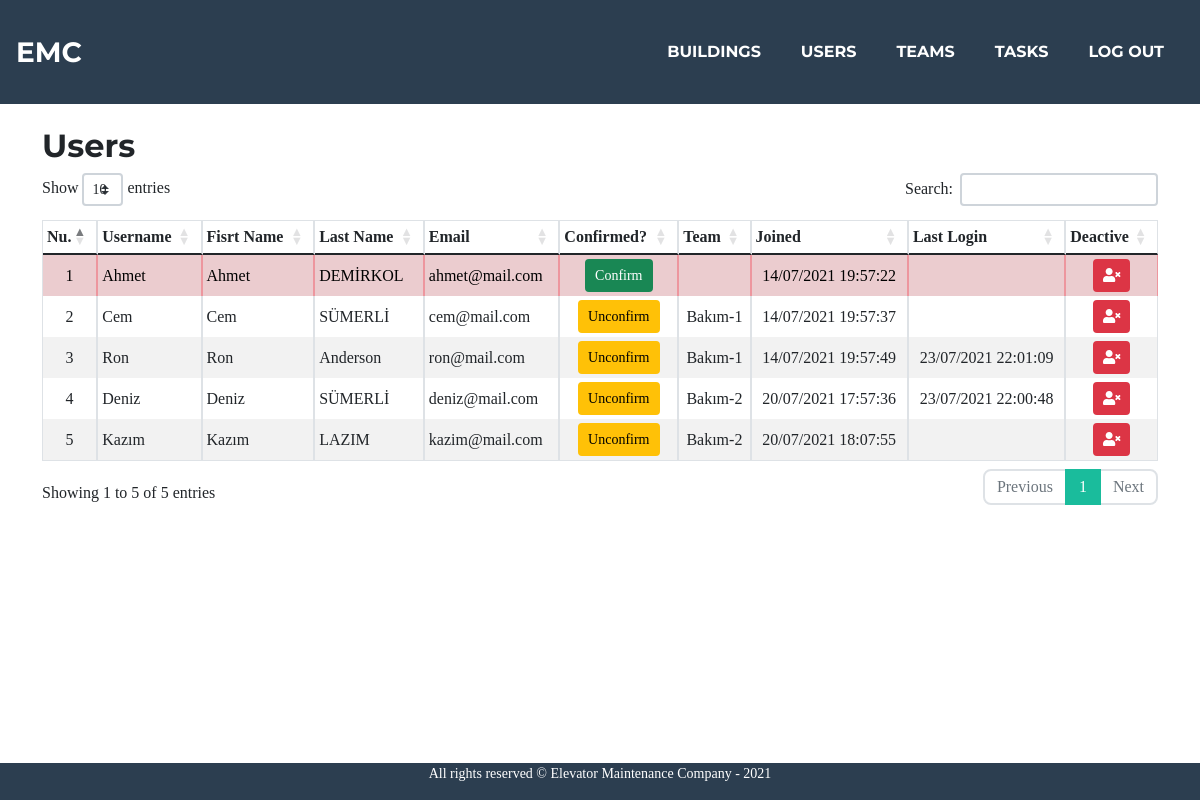
Page /userlist (signed in) on the committed database.
### maintenance/models.py (models this page shows, shortened)
class User(AbstractUser):
    confirmed = models.BooleanField(default=False)

class Team(models.Model):
    leader = models.ForeignKey(User, on_delete=models.CASCADE, related_name="team_leader")
    name = models.CharField(max_length=50)
    description = models.CharField(max_length=200)

### maintenance/views.py (the view)
# urls.py: path("userlist", views.userlist, name="userlist"),
@login_required
def userlist(request):
    users = User.objects.exclude(is_staff=1).filter(is_active=1)
    for u in users:
        try:
            userTeam = UserTeam.objects.get(user_id = u.id)
            if userTeam:
                try:
                    team = Team.objects.get(pk=userTeam.team_id)
                    u.team = team.name
                except:
                    pass
        except:
            pass
    deActiveUsers = User.objects.filter(is_active=0)
    return render(request, "maintenance/userlist.html", {
        "users": users,
        "deActiveUsers":deActiveUsers
    })

### maintenance/templates/maintenance/userlist.html (shortened to what this page needs)
{% extends "maintenance/layout.html" %}
{% load tz %}
{% load static %}
{% block main %}
    {% if users %}
        <section id="activeUsers" style="margin-top: 15px;;">
        <h2 style="margin-top:15px;">Users</h2>
        <div class="table-responsive">
            <table class="table table-sm table-striped table-hover table-bordered">
                <thead style="text-align: center;">
                    <th>Nu.</th>
                    <th>Username</th>
                    <th>Fisrt Name</th>
                    <th>Last Name</th>
                    <th>Email</th>
                    <th>Confirmed?</th>
                    <th>Team</th>
                    <th>Joined</th>
                    <th>Last Login</th>
                    <th>Deactive</th>
                </thead>
                <tbody>
                    {% for user in users %}
                        <tr {% if not user.confirmed %} class="table-danger" {% endif %}>
                            <td style="text-align: center; vertical-align:middle;">{{ forloop.counter }}</td>
                            <td style="vertical-align:middle;">{{ user.username }}</td>
                            <td style="vertical-align:middle;">{{ user.first_name }}</td>
                            <td style="vertical-align:middle;">{{ user.last_name }}</td>
                            <td style="vertical-align:middle;">{{ user.email }}</td>
                            {% if user.confirmed %}
                                <td style="text-align: center; vertical-align:middle;"><a href="javascript:void(0)" class="btn btn-sm btn-warning conf" data-confirm="{{ user.id }}">Unconfirm</a></td>
                            {% else %}
                                <td style="text-align: center; vertical-align:middle;"><a href="javascript:void(0)" class="btn btn-sm btn-success conf" data-confirm="{{ user.id }}">Confirm</a></td>
                            {% endif %}
                            <td style="text-align: center; vertical-align:middle;">{{ user.team }}</td>
                            <td style="text-align: center; vertical-align:middle;">{{ user.date_joined|localtime|date:"d/m/Y H:i:s" }}</td>
                            <td style="text-align: center; vertical-align:middle;">{{ user.last_login|localtime|date:"d/m/Y H:i:s" }}</td>
                            <td style="text-align: center; vertical-align:middle;"><a href="{% url 'deActiveUser' user.id %}" class="btn btn-sm btn-danger"><i class='fas fa-user-times'></i></a></td>
                        </tr>
                    {% endfor %}
                </tbody>
            </table>
        </div>
        </section>
    {% else %}
        <div>
            <p>No users have been registered and active so far.</p>
        </div>
    {% endif %}
{% endblock %}

### rows in the picture
User: username "Ahmet", first_name "Ahmet", last_name "DEMİRKOL", email "ahmet@mail.com", date_joined "14/07/2021 19:57:22"
User: username "Cem", first_name "Cem", last_name "SÜMERLİ", email "cem@mail.com", team "Bakım-1", date_joined "14/07/2021 19:57:37"
User: username "Ron", first_name "Ron", last_name "Anderson", email "ron@mail.com", team "Bakım-1", date_joined "14/07/2021 19:57:49", last_login "23/07/2021 22:01:09"
User: username "Deniz", first_name "Deniz", last_name "SÜMERLİ", email "deniz@mail.com", team "Bakım-2", date_joined "20/07/2021 17:57:36", last_login "23/07/2021 22:00:48"
User: username "Kazım", first_name "Kazım", last_name "LAZIM", email "kazim@mail.com", team "Bakım-2", date_joined "20/07/2021 18:07:55"
